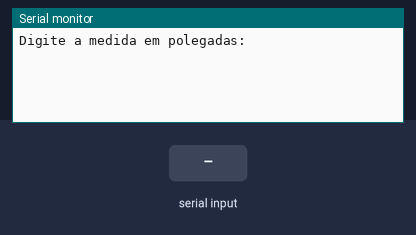
A sketch run on a simulated Arduino Uno, built with avr-gcc and run on an emulated ATmega328P. Parts: the last lines printed to the serial monitor. The test bench sets the inputs (shaded band).

Above: at 1.2 s.
1.3 s: "90,45\n" received over Serial
At 2.2 s:
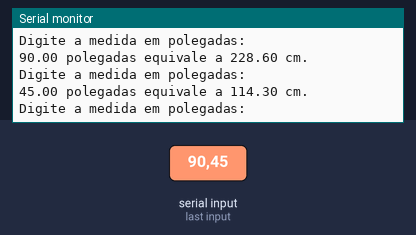
2.8 s: "30,150\n" received over Serial
At 4.9 s:
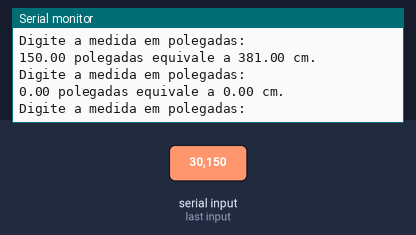
Timing chart, 0 to 6.4 s (numbered marks = the images above; inputs shaded):
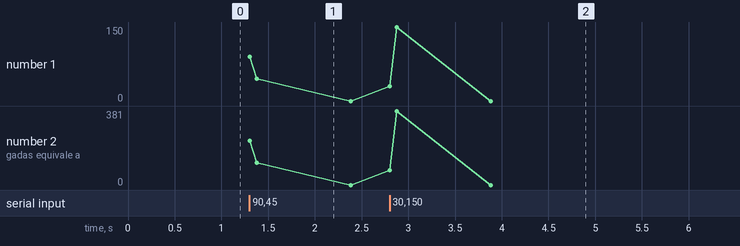

The sketch:

lopal_ex061.ino
```cpp
//Faça um programa que receba a medida em polegadas e exiba esse número em
//centímetros.

float cm = 0;
float polegadas = 0;

void setup() {
  Serial.begin(9600);
}

void loop() {

  Serial.println("Digite a medida em polegadas: ");
  while (!Serial.available());
  if (Serial.available() > 0) {
  polegadas = Serial.parseFloat();
  cm = polegadas * 2.54;

    // Exibe o resultado na tela serial
    Serial.print(polegadas);
    Serial.print(" polegadas equivale a ");
    Serial.print(cm);
    Serial.println(" cm.");
  }
}
```

Measured:
- after the input at 1.3 s, the serial monitor: prints a new line at once (image 1)
- after the input at 2.8 s, the serial monitor: prints a new line at once (image 2)
